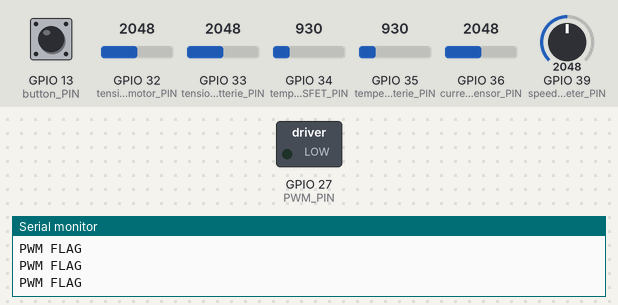
Recording of a program running on a simulated ESP32. On the bench: switched loads named in the program (green lamp = pin HIGH), the last lines printed to the serial monitor. The test bench sets the inputs (shaded band); at power-on: GPIO 36 (current_sensor_PIN) = 2048, GPIO 39 (speed_potentiometer_PIN) = 2048, GPIO 13 (button_PIN) LOW, GPIO 32 (tension_motor_PIN) = 2048, GPIO 33 (tension_batterie_PIN) = 2048, GPIO 34 (temperature_MOSFET_PIN) = 930, GPIO 35 (temperature_batterie_PIN) = 930. WiFi joins after 1.5 s; servers stay silent unless stated; no MQTT or app messages arrive unless stated.

Above: at 2.9 s.
3.0 s: GPIO 36 (current_sensor_PIN) set to 1254
4.5 s: GPIO 36 (current_sensor_PIN) set to 1139
At 5.57 s:
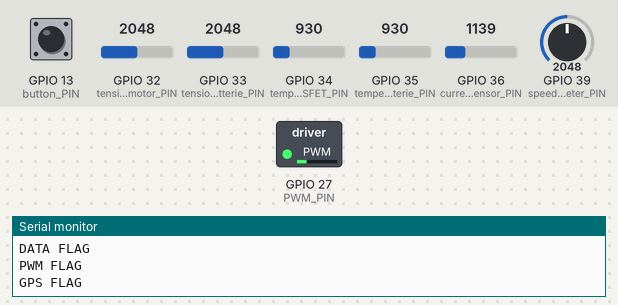
At 6.47 s:
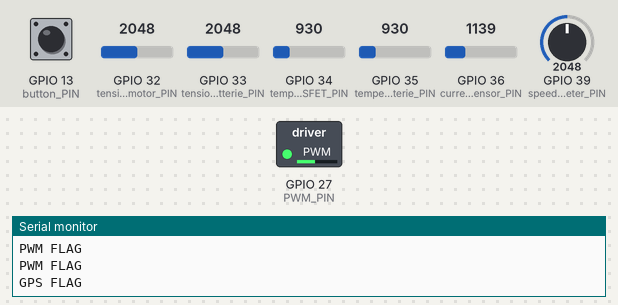
7.5 s: GPIO 39 (speed_potentiometer_PIN) set to 2866
At 8.27 s:
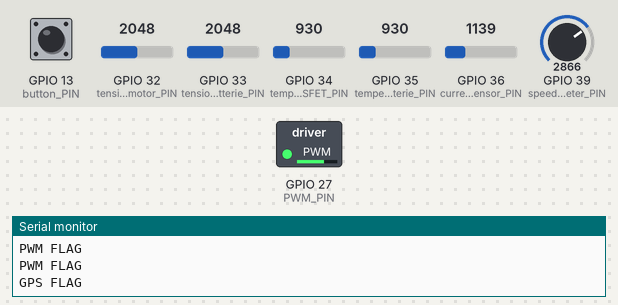
10.5 s: GPIO 39 (speed_potentiometer_PIN) set to 3972
Timing chart, 0 to 14.5 s (numbered marks = the images above; inputs shaded):
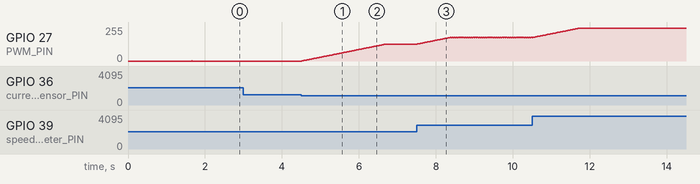

Measured:
- the behaviour switches between 1207 and 1206 on GPIO 36 (current_sensor_PIN) (found by bisection; images 0 and 1)

The program:

main.cpp
```cpp
#include <Arduino.h>
#include <SPI.h>
#include <FS.h>
#include <FSImpl.h>
#include <vfs_api.h>
#include <HardwareSerial.h>
#include "variables.hpp"
#include "pinout.hpp"
#include "Telemetry.hpp"
#include "SD.hpp"
#include "sensor.hpp"
#include "PWM.hpp"

#pragma region Timer Objects
hw_timer_t *timer_data = NULL;       //Data interrupt timer
hw_timer_t *timer_gps = NULL;        //GPS update timer
hw_timer_t *timer_PWM = NULL;        //PWM control timer
#pragma endregion

#pragma region Interrupt Handlers
// Triggers data collection & telemetry
void IRAM_ATTR timer_interrupt(){
  DATA_FLAG = true;
}

// Triggers GPS data parsing
void IRAM_ATTR gps_interrupt(){
  GPS_TIMER_FLAG = true;
}

// Triggers PWM motor control update
void IRAM_ATTR PWM_interrupt(){
  PWM_FLAG = true;
}

// Steering wheel button press handler
void IRAM_ATTR button_press(){
  BUTTON = true;
}
#pragma endregion

#pragma region Task Functions
// Reads sensors & updates PWM every 10ms
void ECU_task_loop( void * pvParameters ){
  for(;;){
    if (PWM_FLAG) {
      Serial.println("PWM FLAG");
      if(PWM_SLOWDOWN) PWM_controle_slowdown();
      else PWM_controle();
      PWM_FLAG = false;
    }

    get_temperatures();
    get_tensions();
    get_current();
    if(MPU_FLAG) get_mpu();
    write_buffers();
    if(GPS_TIMER_FLAG){
        Serial.println("GPS FLAG");
        get_gps();
        for(int i = 0; i < speed_buffer_size - 1; i++){
        speed_buffer[i] = speed_buffer[i + 1]; // shift values to the left
        }
        speed_buffer[speed_buffer_size - 1] = speed;
        GPS_TIMER_FLAG = false;
    }
    vTaskDelay(10);
  }
}
#pragma endregion

#pragma region Initialization
// Configure pins, timers, & startup tasks
void setup() {
  Serial.begin(115200); //Start the serial with 115 200 Bauds
  Wire.begin();
  Serial.println("Start setup");

  pinMode(speed_potentiometer_PIN, INPUT);
  pinMode(temperature_MOSFET_PIN, INPUT);
  pinMode(temperature_batterie_PIN, INPUT);
  // pinMode(temperature_motor_PIN, INPUT);
  pinMode(tension_batterie_PIN, INPUT);
  pinMode(tension_motor_PIN, INPUT);
  pinMode(current_sensor_PIN, INPUT);

  pinMode(RX1_PIN, INPUT);
  pinMode(TX1_PIN, INPUT);
  pinMode(RX2_PIN, INPUT);
  pinMode(TX2_PIN, INPUT);

  pinMode(PWM_PIN, OUTPUT);
  ledcSetup(PWM_CHANNEL, 17200, 12);
  ledcAttachPin(PWM_PIN, PWM_CHANNEL);                     //Attach the PWM pin to generate a PWM signal, frequency : 17200, resolution: 12 (nb of bits)
  Serial.println("PWM pin attached");

  pinMode(button_PIN, INPUT);
  attachInterrupt(digitalPinToInterrupt(button_PIN), button_press, RISING); //Attach the steering wheel button to interrupt
  Serial.println("Pin interrupt button");

  timer_data = timerBegin(0, 80, true);                          // Timer 0, clock divisor 80
  timerAttachInterrupt(timer_data, &timer_interrupt, true);        // Attach the interrupt handling function
  timerAlarmWrite(timer_data, 500000, true);
// Interrupt every 0.5 second
  Serial.println("Timer DATA setup");

  timer_gps = timerBegin(1, 80, true);                          // Timer 0, clock divisor 80
  timerAttachInterrupt(timer_gps, &gps_interrupt, true);        // Attach the interrupt handling function
  timerAlarmWrite(timer_gps, 100000, true);
                 // Interrupt every 0.1 second
  Serial.println("Timer GPS setup");

  timer_PWM = timerBegin(2, 80, true);                          // Timer 0, clock divisor 80
  timerAttachInterrupt(timer_PWM, &PWM_interrupt, true);        // Attach the interrupt handling function
  timerAlarmWrite(timer_PWM, 10000, true);
                   // Interrupt every 0.1 second
  Serial.println("Timer GPS setup");


  if(SERVER) wifi_mqtt_connection();
  if(GPS_FLAG) gpsSerial.begin(9600, SERIAL_8N1, RX2_PIN, TX2_PIN);  //Start the NEO-6M GPS with 9600 bauds with the UART2 connection
  if(MPU_FLAG) mpu.setup(0x68);                                    // Default I2C adress of the MPU9250
  if(SD_FLAG) init_SD_card();

  timerAlarmEnable(timer_PWM);
  timerAlarmEnable(timer_gps);
  timerAlarmEnable(timer_data);

  xTaskCreatePinnedToCore(telemetrie_task_loop,"Telemetrie",10000,NULL,1,&telemetrie_task,0);
  delay(100);
  xTaskCreatePinnedToCore(ECU_task_loop,"ECU",10000,NULL,1,&ECU,1);
  delay(100);
  Serial.println("End of SetUP");
}
#pragma endregion

#pragma region Main Loop
void loop() {}
```

PWM.cpp
```cpp
//PWM FILE
// DO NOT TOUCH
//

#include "PWM.hpp"

#pragma region PWM Configuration
int PWM_CHANNEL = 10;
uint16_t dutyCycle = 5;         //Duty Cycle for motor control
#pragma endregion

#pragma region PWM Control Functions
// Controls motor speed via potentiometer value
void PWM_controle(){
  //Delta controle the speed the dutyCycle will reach the potentiometer value
  uint16_t potentiometer_value = analogRead(speed_potentiometer_PIN);   //Get the potentiometer value
  if(potentiometer_value < 15) {
    potentiometer_value = 0;                 //Use it only if it's greater than 15
    dutyCycle = 0;
  }

  if(current <= limited_current){                                       //Check if the actual current is not greater than the limit current
    if(dutyCycle < potentiometer_value){                                //Check if the Duty Cycle is lower than the potentiometer value
      dutyCycle += delta;                                               //Add the Delta to the Duty Cycle if all condition are past
    }
  }
  else dutyCycle -= delta;                                              //Remove the Delta to the Duty Cycle if the last condition is not pass

  if(dutyCycle > potentiometer_value) {
    uint16_t new_dutyCycle = dutyCycle - (delta * 3);
    if (new_dutyCycle > dutyCycle || dutyCycle > 10000){
      dutyCycle = 0;
    }
    else dutyCycle = new_dutyCycle;
  }  //If the Duty Cycle is greater than the potentiometer value, give the potentiometer value to the
                                                                        //duty cycle to efficently stop the motor asservissement
  ledcWrite(PWM_CHANNEL, dutyCycle);                                        //Write the PWM signal
}

// Slows motor with 5x delta multiplier
void PWM_controle_slowdown(){
  uint16_t potentiometer_value = analogRead(speed_potentiometer_PIN);   //Get the potentiometer value
  if(potentiometer_value < 15) {
    potentiometer_value = 0;                 //Use it only if it's greater than 15
  }

  if(current <= limited_current){                                       //Check if the actual current is not greater than the limit current
    if(dutyCycle < potentiometer_value){                                //Check if the Duty Cycle is lower than the potentiometer value
      dutyCycle += delta;                                               //Add the Delta to the Duty Cycle if all condition are past
    }
  }
  else dutyCycle -= delta;                                              //Remove the Delta to the Duty Cycle if the last condition is not pass

  if(dutyCycle > potentiometer_value) {
    uint16_t new_dutyCycle = dutyCycle - (delta * 5);
    if (new_dutyCycle > dutyCycle || dutyCycle > 10000){
      dutyCycle = 0;
    }
    else dutyCycle = new_dutyCycle;
  }
      //If the Duty Cycle is greater than the potentiometer value, give the potentiometer value to the                                                           //duty cycle to efficently stop the motor asservissement
  ledcWrite(PWM_CHANNEL, dutyCycle);                                        //Write the PWM signal
}
#pragma endregion
```

PWM.hpp
```cpp
#pragma once
#include "sensor.hpp"
#include "variables.hpp"
#include "pinout.hpp"

#pragma region PWM Configuration
extern int PWM_CHANNEL;
extern uint16_t dutyCycle;

#pragma endregion

#pragma region PWM Control Functions
// Manages motor PWM with speed & current limits
void PWM_controle();
// Applies reduced delta for safer deceleration
void PWM_controle_slowdown();
```

SD.cpp
```cpp
//SD FILE
// DO NOT TOUCH
//

#include <FS.h>
#include <SD.h>
#include "pinout.hpp"
#include "variables.hpp"
#include "SD.hpp"

#pragma region SD Card Variables
String path;
File fileSD;
uint8_t indexSD = 0;
float DATA[11] = {0}; // TMOT-TBAT-TMOS-VMOT-VBAT-CUR-SPD-LNG-LAT-DTY-GYRO
#pragma endregion

#pragma region SD Card Functions
// Sets up SD card & creates new CSV file
void init_SD_card(){
  if(!SD.begin(CS_PIN)){return;}                                        //Begin the communication
  indexSD = 0;                                                  //Set index to 0
  while (SD.exists("data" + String(indexSD) + ".csv")) indexSD++;       //Look for the last dataX.csv file
  path = "data" + String(indexSD) + ".csv";
  fileSD = SD.open(path, FILE_WRITE);      //Create a new data(X+1).csv
  fileSD.println("TMOT;TBAT;TMOS;VMOT;VBAT;CUR;SPD;LNG;LAT;DTY;GYR");   //Print the header of the csv
}

// Appends sensor data row to CSV
void write_SD_card(){
  String data_SD = "";                            //Init the sd card message as an empty string
  for(int i = 0; i < 11; i++){
    data_SD += String(DATA[i], 6) + ";";          //Write all the sensor value with a ';' as separator
  }
  data_SD.remove(data_SD.length() - 1);           //Remove the last ';'

  fileSD = SD.open(path, FILE_WRITE);    //Oper the file we create during the initiation
  if(fileSD){
    fileSD.println(data_SD);                                          //Write the message
    fileSD.close();                                                   //Close the file
  }
}
#pragma endregion
```

SD.hpp
```cpp
#ifndef SD_HPP
#define SD_HPP
#pragma once
#include <FS.h>
#include <SD.h>
#include "pinout.hpp"

#pragma region SD Card Variables
extern String path;
extern File fileSD;
extern uint8_t indexSD;
// TMOT-TBAT-TMOS-VMOT-VBAT-CUR-SPD-LNG-LAT-DTY-GYRO
extern float DATA[11];
#pragma endregion

#pragma region SD Card Functions
// Initializes SD card & creates CSV header
void init_SD_card();
// Writes sensor data to CSV file
void write_SD_card();
#pragma endregion
#endif // SD_HPP
```

Telemetry.cpp
```cpp
//Telemetrie FILE
// DO NOT TOUCH
//
#include "Telemetry.hpp"

#pragma region WiFi & MQTT Clients
// Définitions des variables globales externes
WiFiClient espClient;
PubSubClient client(espClient);
TaskHandle_t ECU;
TaskHandle_t telemetrie_task;
#pragma endregion

#pragma region Telemetry Configuration
uint8_t index_list = 0;         //Current index in buffers
uint8_t httpResponseCode = 0;   //Server response code
#pragma endregion

#pragma region MQTT Configuration
const char* mqtt_server = "5.250.176.118";
const char* mqtt_client_id = "ESP32Client";
#pragma endregion

#pragma region Telemetry Functions
// Shifts buffer values & stores latest sensor
void write_buffers(){
  index_list = (index_list - 1 + LIST_SIZE) % LIST_SIZE;          // Decrement index_list with wrap-around
  temperature_MOSFET_buffer[index_list] = temperature_MOSFET;
  temperature_batterie_buffer[index_list] = temperature_batterie;
  temperature_motor_buffer[index_list] = temperature_motor;
  tension_batterie_buffer[index_list] = tension_batterie;
  tension_motor_buffer[index_list] = tension_motor;
  current_buffer[index_list] = current;
  rotation_buffer[index_list] = rotation;
}

// Calculates average from buffer values
float mean(const float* buffer) {
    double total = 0;
    for (int i = 0; i < LIST_SIZE; i++) {
        total += buffer[i];
    }
    return total / LIST_SIZE;
}

// Builds DATA array with averaged sensor values
void write_DATA(){
  DATA[0] = mean(temperature_motor_buffer);
  DATA[1] = mean(temperature_batterie_buffer);
  DATA[2] = mean(temperature_MOSFET_buffer);
  DATA[3] = mean(tension_motor_buffer);
  DATA[4] = mean(tension_batterie_buffer);
  DATA[5] = mean(current_buffer);
  DATA[6] = speed;                            //All the value from the GPS don't need to be
  DATA[7] = longitude;                        //stored in buffer, they are already filter
  DATA[8] = latitude;                         //with the library
  DATA[9] = dutyCycle;
  DATA[10] = mean(rotation_buffer);
}

// Publishes JSON data via MQTT if connected
void telemetrie(){
  //Check if the WIFI is well connected
  if(WiFi.status()== WL_CONNECTED && client.connected()){
    client.loop();
    String httpRequestData = "{";                                 //Start a new string to store the json message to send
    httpRequestData += "\"TMOT\":" + String(DATA[0], 2) + ",";
    httpRequestData += "\"TBAT\":" + String(DATA[1], 2) + ",";
    httpRequestData += "\"TMOS\":" + String(DATA[2], 2) + ",";
    httpRequestData += "\"VMOT\":" + String(DATA[3], 2) + ",";
    httpRequestData += "\"VBAT\":" + String(DATA[4], 2) + ",";
    httpRequestData += "\"CUR\":" + String(DATA[5], 2) + ",";
    httpRequestData += "\"S\":" + String(DATA[6], 2) + ",";
    httpRequestData += "\"LONG\":" + String(DATA[7], 6) + ",";
    httpRequestData += "\"LAT\":" + String(DATA[8], 6) + ",";
    httpRequestData += "\"DUTY\":" + String(DATA[9]) + ",";
    httpRequestData += "\"GYRO\":" + String(DATA[10], 2);
    httpRequestData += "}";

  client.publish(MQTT_PUB, httpRequestData.c_str());
  delay(10);
  }
}

// Connects WiFi & MQTT to server
void wifi_mqtt_connection(){
  Serial.println("Start connections");
  unsigned long connection_timer = millis();

  WiFi.begin(wifi_name, wifi_password);      //Start the WIFI connection of the ESP32
  while(WiFi.status() != WL_CONNECTED) {
    if (millis() - connection_timer > 10000){
      Serial.println("Fail to connect WIFI");
      return;
    }
  }
  Serial.println("WIFI connected");

  connection_timer = millis();
  client.setServer(mqtt_server, MQTT_PORT);
  while (!client.connect(mqtt_client_id)) {
    if (millis() - connection_timer > 10000){
      Serial.println("Fail to link MQTT");
      return;
    }
  }
  Serial.println("MQTT linked");
}
#pragma endregion

#pragma region Task Loop
// Main telemetry task loop for data transmission
void telemetrie_task_loop(void *pvParameters) {
  for(;;){
    if(DATA_FLAG){
      Serial.println("DATA FLAG");
      write_DATA();

      if(SERVER) telemetrie();
      if(SD_FLAG) write_SD_card();

      DATA_FLAG = !DATA_FLAG;
    }
    vTaskDelay(10);
  }
}
#pragma endregion
```

Telemetry.hpp
```cpp
#pragma once
#include <WiFi.h>
#include <HTTPClient.h>
#include <PubSubClient.h>
#include "sensor.hpp"
#include "variables.hpp"
#include "PWM.hpp"
#include "SD.hpp"

#ifndef TELEMETRIE_HPP
#define TELEMETRIE_HPP

#pragma region Telemetry Variables
extern uint8_t index_list;         //Current index in buffers
extern uint8_t httpResponseCode ;   //Server response code
#pragma endregion

#pragma region MQTT Configuration
extern const char* mqtt_server ;
extern const char* mqtt_client_id;
#pragma endregion

#pragma region WiFi & MQTT Clients
extern WiFiClient espClient;
extern PubSubClient client;
extern TaskHandle_t ECU;
extern TaskHandle_t telemetrie_task;
#pragma endregion

#pragma region Telemetry Functions
// Fills sensor buffers with latest values
void write_buffers();
// Averages buffers & stores in DATA array
void write_DATA();
// Publishes DATA via MQTT to server
void telemetrie();
// Establishes WiFi & MQTT connections
void wifi_mqtt_connection();
// Task loop for telemetry operations
void telemetrie_task_loop(void *pvParameters);

#endif
```

pinout.hpp
```cpp
//DO NOT TOUCH
//
//
//
//
// DO NOT TOUCH

// #region Sensor Input Pins
#define speed_potentiometer_PIN   39
#define temperature_MOSFET_PIN    34
#define temperature_batterie_PIN  35
#define temperature_motor_PIN     32
#define tension_batterie_PIN      33
#define tension_motor_PIN         32
#define current_sensor_PIN        36
#define button_PIN                13
// #endregion

// #region Control & Output Pins
#define PWM_PIN                   27
#define SDA_PIN                   21
#define SCL_PIN                   22
// #endregion

// #region Communication Pins
#define CS_PIN                    5
#define MISO_PIN                  19
#define MOSI_PIN                  23
#define SCK_PIN                   18
#define RX0_PIN                   3
#define TX0_PIN                   1
#define RX1_PIN                   14
#define TX1_PIN                   12
#define RX2_PIN                   16
#define TX2_PIN                   17
// #endregion
```

sensor.hpp
```cpp
#include <Adafruit_Sensor.h>
#include <HardwareSerial.h>
#include <TinyGPS++.h>
#include <Wire.h>
#include <MPU9250.h>

#ifndef SENSOR_HPP
#define SENSOR_HPP

#pragma region Sensor Configuration Constants
#define VCC_ACS770      5.041   //VCC of the current sensor
#define SENSTA          0.08    //Sensisivity for the current sensor
#define IERROM          0.120   //Magnetic offset error
#define LIST_SIZE       100     //Buffer size for sensor averages
#define limited_current 12      //Max current limit in amps
#define sw_inclination  1.3     //Steering wheel inclination init
#define delta           10      //PWM acceleration step
#define resistor_1      6.2     //Voltage divider resistor 1
#define resistor_2      100.0   //Voltage divider resistor 2
#pragma endregion

#pragma region Sensor Objects & Serial
extern TinyGPSPlus gps;
extern HardwareSerial gpsSerial;
extern MPU9250 mpu;
#pragma endregion

#pragma region Sensor Buffers & Variables
extern float temperature_MOSFET_buffer[LIST_SIZE];
extern float temperature_MOSFET;
extern float temperature_batterie_buffer[LIST_SIZE];
extern float temperature_batterie;
extern float temperature_motor_buffer[LIST_SIZE];
extern float temperature_motor;
extern float tension_batterie_buffer[LIST_SIZE];
extern float tension_batterie;
extern float tension_motor_buffer[LIST_SIZE];
extern float tension_motor;
extern float current_buffer[LIST_SIZE];
extern float current;
extern float rotation_buffer[LIST_SIZE];
extern float rotation;
extern double latitude;
extern double longitude;
const uint8_t speed_buffer_size = 5;
extern float speed_buffer[speed_buffer_size];
extern float speed;
#pragma endregion

#pragma region Sensor Reading Functions
// Reads MOSFET & battery temperatures
void get_temperatures();
// Reads motor & battery voltages
void get_tensions();
// Reads motor current from sensor
void get_current();
// Reads MPU9250 gyro/accel data
void get_mpu();
// Parses GPS NMEA sentences data
void get_gps();
#pragma endregion

#endif // SENSOR_HPP
```

Source omitted: sensor.cpp (4457 bytes), variables.cpp (1046 bytes), variables.hpp (1511 bytes)
